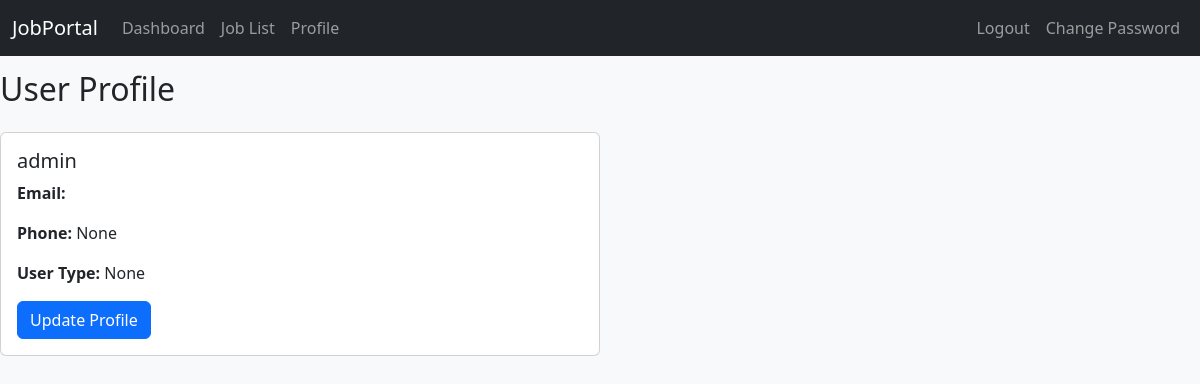
Screenshot of /profile/ (signed in) with the database file from the repository.
### users_auth_app/models.py (models this page shows, shortened)
class CustomUserModel(AbstractUser):
    phone = models.CharField(max_length=15, null=True)
    user_types = models.CharField(choices=[
        ('Admin', 'Admin'),
        ('Employer', 'Employer'),
        ('Candidate', 'Candidate'),
    ],max_length=10,null=True)

### users_auth_app/views.py (the view)
# urls.py: path('profile/',profilePage, name='profilePage'),
def profilePage(request):
    return render(request, 'profile.html')

### users_auth_app/templates/profile.html (shortened to what this page needs)
{% extends 'master/master.html' %}
{% block body %}
<h2 class="mb-4">User Profile</h2>
<div class="card" style="max-width: 600px;">
  <div class="card-body">
    <h5 class="card-title">{{ user.username }}</h5>
    <p class="card-text"><strong>Email:</strong> {{ user.email }}</p>
    <p class="card-text"><strong>Phone:</strong> {{ user.phone }}</p>
    <p class="card-text"><strong>User Type:</strong> {{ user.user_types }}</p>
    <a href="{% url 'profileUpdatePage' %}" class="btn btn-primary">Update Profile</a>
  </div>
</div>
{% endblock body %}

### users_auth_app/templates/master/master.html (style rules this page uses)
body { background-color: #f8f9fa; padding-top: 70px; }

### rows the page displays
CustomUserModel: username "admin", phone "None", user_types "None"
